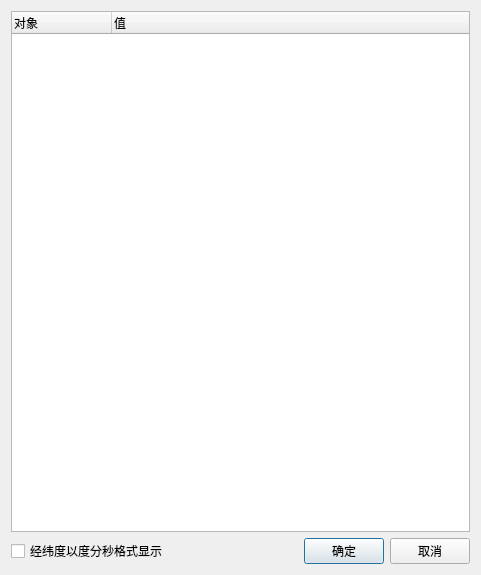
<?xml version="1.0" encoding="UTF-8"?>
<ui version="4.0">
 <class>GeometryEditDlg</class>
 <widget class="QDialog" name="GeometryEditDlg">
  <property name="geometry">
   <rect>
    <x>0</x>
    <y>0</y>
    <width>481</width>
    <height>575</height>
   </rect>
  </property>
  <property name="windowTitle">
   <string>地理元素编辑器</string>
  </property>
  <layout class="QVBoxLayout" name="verticalLayout">
   <item>
    <widget class="QTreeWidget" name="m_geoTree">
     <column>
      <property name="text">
       <string>对象</string>
      </property>
     </column>
     <column>
      <property name="text">
       <string>值</string>
      </property>
     </column>
    </widget>
   </item>
   <item>
    <layout class="QHBoxLayout" name="horizontalLayout">
     <item>
      <widget class="QCheckBox" name="m_formatCheck">
       <property name="text">
        <string>经纬度以度分秒格式显示</string>
       </property>
      </widget>
     </item>
     <item>
      <spacer name="horizontalSpacer">
       <property name="orientation">
        <enum>Qt::Horizontal</enum>
       </property>
       <property name="sizeHint" stdset="0">
        <size>
         <width>40</width>
         <height>20</height>
        </size>
       </property>
      </spacer>
     </item>
     <item>
      <widget class="QPushButton" name="m_okBtn">
       <property name="text">
        <string>确定</string>
       </property>
      </widget>
     </item>
     <item>
      <widget class="QPushButton" name="m_cancelBtn">
       <property name="text">
        <string>取消</string>
       </property>
      </widget>
     </item>
    </layout>
   </item>
  </layout>
 </widget>
 <layoutdefault spacing="6" margin="11"/>
 <resources/>
 <connections/>
</ui>
